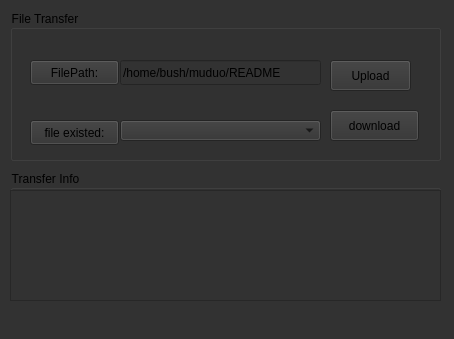
<?xml version="1.0" encoding="UTF-8"?>
<ui version="4.0">
 <class>MainWindow</class>
 <widget class="QMainWindow" name="MainWindow">
  <property name="geometry">
   <rect>
    <x>0</x>
    <y>0</y>
    <width>454</width>
    <height>339</height>
   </rect>
  </property>
  <property name="windowTitle">
   <string>Cloud Disk</string>
  </property>
  <property name="styleSheet">
   <string notr="true">background-color: rgb(50, 50, 50);</string>
  </property>
  <widget class="QWidget" name="centralWidget">
   <widget class="QGroupBox" name="groupBox">
    <property name="geometry">
     <rect>
      <x>10</x>
      <y>10</y>
      <width>431</width>
      <height>151</height>
     </rect>
    </property>
    <property name="title">
     <string>File Transfer</string>
    </property>
    <widget class="QPushButton" name="pushButton_3">
     <property name="geometry">
      <rect>
       <x>20</x>
       <y>110</y>
       <width>89</width>
       <height>25</height>
      </rect>
     </property>
     <property name="text">
      <string>file existed:</string>
     </property>
    </widget>
    <widget class="QComboBox" name="comboBox">
     <property name="geometry">
      <rect>
       <x>110</x>
       <y>110</y>
       <width>201</width>
       <height>21</height>
      </rect>
     </property>
    </widget>
    <widget class="QPushButton" name="pushButton">
     <property name="geometry">
      <rect>
       <x>320</x>
       <y>50</y>
       <width>81</width>
       <height>31</height>
      </rect>
     </property>
     <property name="text">
      <string>Upload</string>
     </property>
    </widget>
    <widget class="QPushButton" name="pushButton_2">
     <property name="geometry">
      <rect>
       <x>320</x>
       <y>100</y>
       <width>89</width>
       <height>31</height>
      </rect>
     </property>
     <property name="text">
      <string>download</string>
     </property>
    </widget>
    <widget class="QLineEdit" name="lineEdit">
     <property name="geometry">
      <rect>
       <x>110</x>
       <y>50</y>
       <width>201</width>
       <height>25</height>
      </rect>
     </property>
     <property name="text">
      <string>/home/bush/muduo/README</string>
     </property>
    </widget>
    <widget class="QPushButton" name="pushButton_4">
     <property name="geometry">
      <rect>
       <x>20</x>
       <y>50</y>
       <width>89</width>
       <height>25</height>
      </rect>
     </property>
     <property name="text">
      <string>FilePath:</string>
     </property>
    </widget>
   </widget>
   <widget class="QGroupBox" name="groupBox_2">
    <property name="geometry">
     <rect>
      <x>10</x>
      <y>170</y>
      <width>431</width>
      <height>131</height>
     </rect>
    </property>
    <property name="title">
     <string>Transfer Info</string>
    </property>
    <widget class="QListWidget" name="listWidget">
     <property name="geometry">
      <rect>
       <x>0</x>
       <y>20</y>
       <width>431</width>
       <height>111</height>
      </rect>
     </property>
    </widget>
   </widget>
  </widget>
  <widget class="QStatusBar" name="statusBar"/>
 </widget>
 <layoutdefault spacing="6" margin="11"/>
 <resources/>
 <connections/>
</ui>
